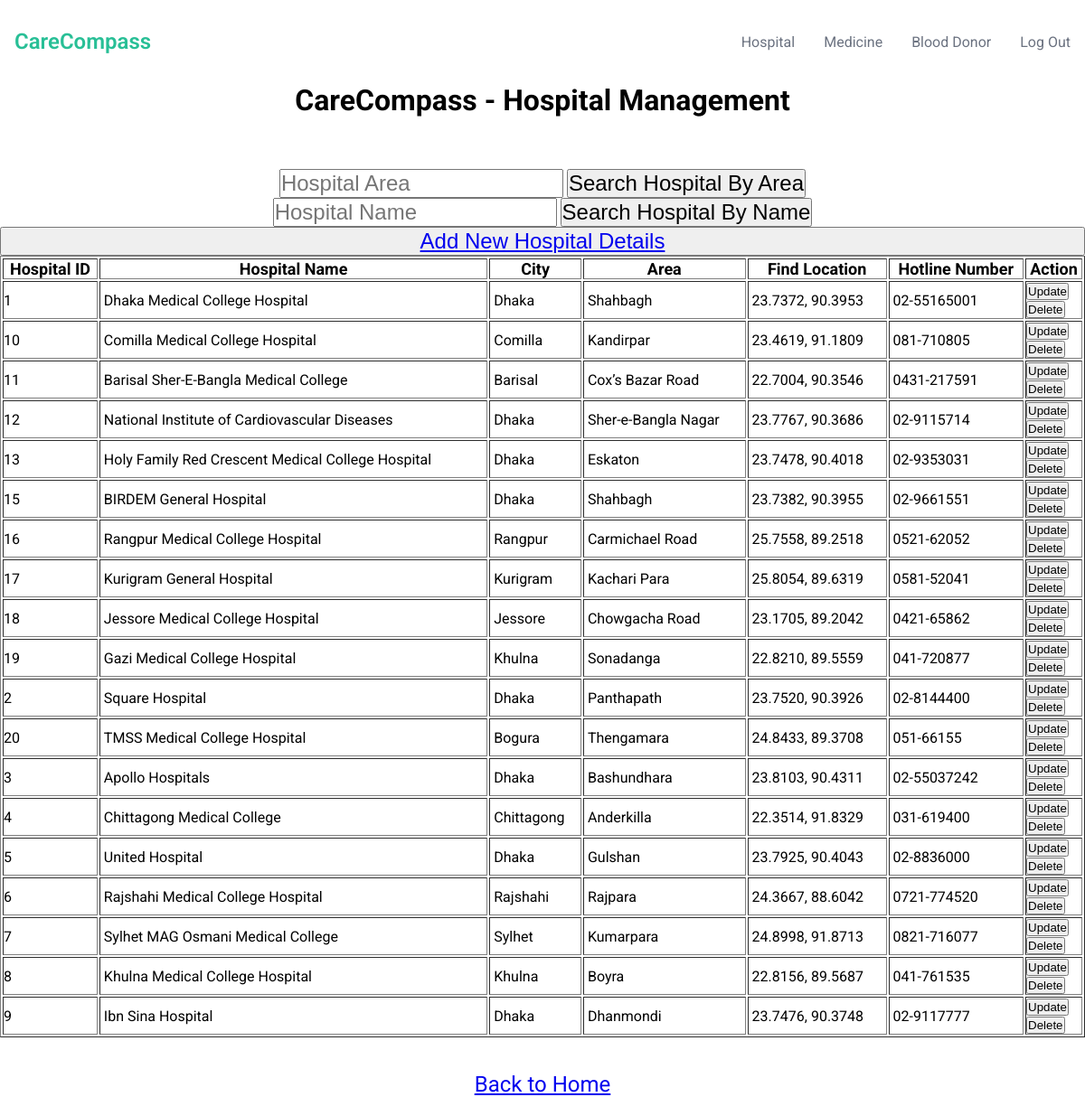
Screenshot of /hospital_admin.php with the database file from the repository.
### tables this page shows
CREATE TABLE IF NOT EXISTS `hospital` (
  `hospital_id` varchar(50) NOT NULL,
  `name` varchar(50) NOT NULL,
  `city` varchar(50) NOT NULL,
  `area` varchar(50) NOT NULL,
  `find_location` varchar(50) NOT NULL,
  `hotline_number` varchar(50) NOT NULL,
  PRIMARY KEY (`hospital_id`)
);

### hospital_admin.php (the view, shortened to what this page needs)
<?php
include 'admin_header.php';
?>
<!DOCTYPE html>
<html lang="en">
<head>
</head>
<body class="bg-light" background="https://png.pngtree.com/background/20221202/original/pngtree-medical-healthcare-hospital-theme-background-picture-image_1978478.jpg">
    <center>
        <div class="container">
            <h1>CareCompass - Hospital Management</h1><br><br><br>
            <form action="<?php echo htmlspecialchars($_SERVER["PHP_SELF"]); ?>" method="POST">
                <input type="text" name="hospital_area" placeholder="Hospital Area" style="font-size: 24px;">
                <button type="submit" name="search_hospital" style="font-size: 24px;">Search Hospital By Area</button>
                <br>
                <input type="text" name="hospital_name" placeholder="Hospital Name" style="font-size: 24px;">
                <button type="submit" name="search_hospital_name" style="font-size: 24px;">Search Hospital By Name</button>
            </form>
            <button><a href="hospital_add.php" style="font-size: 24px" >Add New Hospital Details</a></button>
            <?php
            include 'connection.php';
            if ($_SERVER["REQUEST_METHOD"] == "POST" && (isset($_POST["search_hospital"]) || isset($_POST["search_hospital_name"]))) {
                if (isset($_POST["hospital_area"]) && !empty($_POST["hospital_area"])) {
                    $hospital_area = mysqli_real_escape_string($conn, $_POST["hospital_area"]);
                    $sql = "SELECT * FROM hospital WHERE area LIKE '%$hospital_area%'";
                    $result = $conn->query($sql);
                    if ($result->num_rows > 0) {
                        echo "<table border='1'>";
                        echo "<tr>";
                        echo "<th style='font-size: 18px;'>Hospital ID</th>";
                        echo "<th style='font-size: 18px;'>Hospital Name</th>";
                        echo "<th style='font-size: 18px;'>City</th>";
                        echo "<th style='font-size: 18px;'>Area</th>";
                        echo "<th style='font-size: 18px;'>Find Location</th>";
                        echo "<th style='font-size: 18px;'>Hotline Number</th>";
                        echo "<th style='font-size: 18px;'>Action</th>";
                        echo "</tr>";
                        while ($row = $result->fetch_assoc()) {
                            echo "<tr>";
                            echo "<td>" . $row["hospital_id"] . "</td>";
                            echo "<td>&nbsp;" . $row["name"] . "&nbsp;</td>";
                            echo "<td>&nbsp;" . $row["city"] . "&nbsp;</td>";
                            echo "<td>&nbsp;" . $row["area"] . "&nbsp;</td>";
                            echo "<td>&nbsp;" . $row["find_location"] . "&nbsp;</td>";
                            echo "<td>&nbsp;" . $row["hotline_number"] . "&nbsp;</td>";
                            echo "<td>";
                            echo "<form action='hospital_update.php' method='get'>";
                            echo "<input type='hidden' name='hospital_id' value='" . $row["hospital_id"] . "'>";
                            echo "<button type='submit' name='update_button'>Update</button>";
                            echo "</form>";
                            echo "<form action='hospital_delete.php' method='post'>";
                            echo "<input type='hidden' name='hospital_id' value='" . $row["hospital_id"] . "'>";
                            echo "<button type='submit' name='delete_button'>Delete</button>";
                            echo "</form>";
                            echo "</td>";
                            echo "</tr>";
                        }
                        echo "</table>";
                    } else {
                        echo "No hospitals found matching the search criteria.";
                    }
                }
                elseif (isset($_POST["hospital_name"]) && !empty($_POST["hospital_name"])) {
                    $hospital_name = mysqli_real_escape_string($conn, $_POST["hospital_name"]);
                    $sql = "SELECT * FROM hospital WHERE name LIKE '%$hospital_name%'";
                    $result = $conn->query($sql);
                    if ($result->num_rows > 0) {
                        echo "<table border='1'>";
                        echo "<tr>";
                        echo "<th style='font-size: 18px;'>Hospital ID</th>";
                        echo "<th style='font-size: 18px;'>Hospital Name</th>";
                        echo "<th style='font-size: 18px;'>City</th>";
                        echo "<th style='font-size: 18px;'>Area</th>";
                        echo "<th style='font-size: 18px;'>Find Location</th>";
                        echo "<th style='font-size: 18px;'>Hotline Number</th>";
                        echo "<th style='font-size: 18px;'>Action</th>";
                        echo "</tr>";
                        while ($row = $result->fetch_assoc()) {
                            echo "<tr>";
                            echo "<td>" . $row["hospital_id"] . "</td>";
                            echo "<td>&nbsp;" . $row["name"] . "&nbsp;</td>";
                            echo "<td>&nbsp;" . $row["city"] . "&nbsp;</td>";
                            echo "<td>&nbsp;" . $row["area"] . "&nbsp;</td>";
                            echo "<td>&nbsp;" . $row["find_location"] . "&nbsp;</td>";
                            echo "<td>&nbsp;" . $row["hotline_number"] . "&nbsp;</td>";
                            echo "<td>";
                            echo "<form action='hospital_update.php' method='get'>";
                            echo "<input type='hidden' name='hospital_id' value='" . $row["hospital_id"] . "'>";
                            echo "<button type='submit' name='update_button'>Update</button>";
                            echo "</form>";
                            echo "<form action='hospital_delete.php' method='post'>";
                            echo "<input type='hidden' name='hospital_id' value='" . $row["hospital_id"] . "'>";
                            echo "<button type='submit' name='delete_button'>Delete</button>";
                            echo "</form>";
                            echo "</td>";
                            echo "</tr>";
                        }
                        echo "</table>";
                    } else {
                        echo "No hospitals found matching the search criteria.";
                    }
                } else {
                    echo "Please enter a search term.";
                }
            } else {
                echo "<table border='1'>";
                echo "<tr>";
                echo "<th style='font-size: 18px;'>Hospital ID</th>";
                echo "<th style='font-size: 18px;'>Hospital Name</th>";
                echo "<th style='font-size: 18px;'>City</th>";
                echo "<th style='font-size: 18px;'>Area</th>";
                echo "<th style='font-size: 18px;'>Find Location</th>";
                echo "<th style='font-size: 18px;'>Hotline Number</th>";
                echo "<th style='font-size: 18px;'>Action</th>";
                echo "</tr>";
                $sql = "SELECT * FROM hospital";
                $result = $conn->query($sql);
                if ($result->num_rows > 0) {
                    while ($row = $result->fetch_assoc()) {
                        echo "<tr>";
                        echo "<td>" . $row["hospital_id"] . "</td>";
                        echo "<td>&nbsp;" . $row["name"] . "&nbsp;</td>";
                        echo "<td>&nbsp;" . $row["city"] . "&nbsp;</td>";
                        echo "<td>&nbsp;" . $row["area"] . "&nbsp;</td>";
                        echo "<td>&nbsp;" . $row["find_location"] . "&nbsp;</td>";
                        echo "<td>&nbsp;" . $row["hotline_number"] . "&nbsp;</td>";
                        echo "<td>";
                        echo "<form action='hospital_update.php' method='get'>";
                        echo "<button type='submit' name='update_button'>Update</button>";
                        echo "</form>";
                        echo "<form action='hospital_delete.php' method='post'>";
                        echo "<button type='submit' name='delete_button'>Delete</button>";
                        echo "</form>";
                        echo "</td>";
                        echo "</tr>";
                    }
                } else {
                    echo "No hospitals found.";
                }
            }
            ?>
            </table>
            <br><br>
            <a href="admin_menu.php" style="font-size: 24px;">Back to Home</a>
        </div>
    </center>
</body>
</html>

### style.css (style rules this page uses)
:root { --primary-color: #28bf96; --primary-color-dark: #209677; --text-dark: #111827; --text-light: #6b7280; --white: #ffffff; }
* { padding: 0; margin: 0; box-sizing: border-box; }
body { font-family: "Roboto", sans-serif; }
.container { max-width: 1200px; margin: auto; min-height: 100vh; display: flex; flex-direction: column; }

### rows the page displays
hospital: hospital_id "1", name "Dhaka Medical College Hospital", city "Dhaka", area "Shahbagh", find_location "23.7372, 90.3953", hotline_number "02-55165001"
hospital: hospital_id "10", name "Comilla Medical College Hospital", city "Comilla", area "Kandirpar", find_location "23.4619, 91.1809", hotline_number "081-710805"
hospital: hospital_id "11", name "Barisal Sher-E-Bangla Medical College", city "Barisal", area "Cox’s Bazar Road", find_location "22.7004, 90.3546", hotline_number "0431-217591"
hospital: hospital_id "12", name "National Institute of Cardiovascular Diseases", city "Dhaka", area "Sher-e-Bangla Nagar", find_location "23.7767, 90.3686", hotline_number "02-9115714"
hospital: hospital_id "13", name "Holy Family Red Crescent Medical College Hospital", city "Dhaka", area "Eskaton", find_location "23.7478, 90.4018", hotline_number "02-9353031"
hospital: hospital_id "15", name "BIRDEM General Hospital", city "Dhaka", area "Shahbagh", find_location "23.7382, 90.3955", hotline_number "02-9661551"
hospital: hospital_id "16", name "Rangpur Medical College Hospital", city "Rangpur", area "Carmichael Road", find_location "25.7558, 89.2518", hotline_number "0521-62052"
hospital: hospital_id "17", name "Kurigram General Hospital", city "Kurigram", area "Kachari Para", find_location "25.8054, 89.6319", hotline_number "0581-52041"
hospital: hospital_id "18", name "Jessore Medical College Hospital", city "Jessore", area "Chowgacha Road", find_location "23.1705, 89.2042", hotline_number "0421-65862"
hospital: hospital_id "19", name "Gazi Medical College Hospital", city "Khulna", area "Sonadanga", find_location "22.8210, 89.5559", hotline_number "041-720877"
hospital: hospital_id "2", name "Square Hospital", city "Dhaka", area "Panthapath", find_location "23.7520, 90.3926", hotline_number "02-8144400"
hospital: hospital_id "20", name "TMSS Medical College Hospital", city "Bogura", area "Thengamara", find_location "24.8433, 89.3708", hotline_number "051-66155"
hospital: hospital_id "3", name "Apollo Hospitals", city "Dhaka", area "Bashundhara", find_location "23.8103, 90.4311", hotline_number "02-55037242"
hospital: hospital_id "4", name "Chittagong Medical College", city "Chittagong", area "Anderkilla", find_location "22.3514, 91.8329", hotline_number "031-619400"
hospital: hospital_id "5", name "United Hospital", city "Dhaka", area "Gulshan", find_location "23.7925, 90.4043", hotline_number "02-8836000"
hospital: hospital_id "6", name "Rajshahi Medical College Hospital", city "Rajshahi", area "Rajpara", find_location "24.3667, 88.6042", hotline_number "0721-774520"
hospital: hospital_id "7", name "Sylhet MAG Osmani Medical College", city "Sylhet", area "Kumarpara", find_location "24.8998, 91.8713", hotline_number "0821-716077"
hospital: hospital_id "8", name "Khulna Medical College Hospital", city "Khulna", area "Boyra", find_location "22.8156, 89.5687", hotline_number "041-761535"
hospital: hospital_id "9", name "Ibn Sina Hospital", city "Dhaka", area "Dhanmondi", find_location "23.7476, 90.3748", hotline_number "02-9117777"
